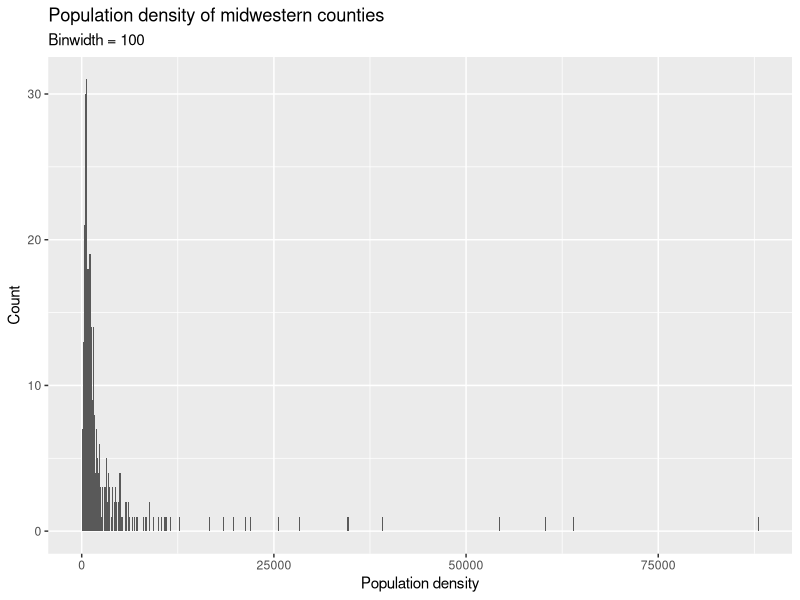
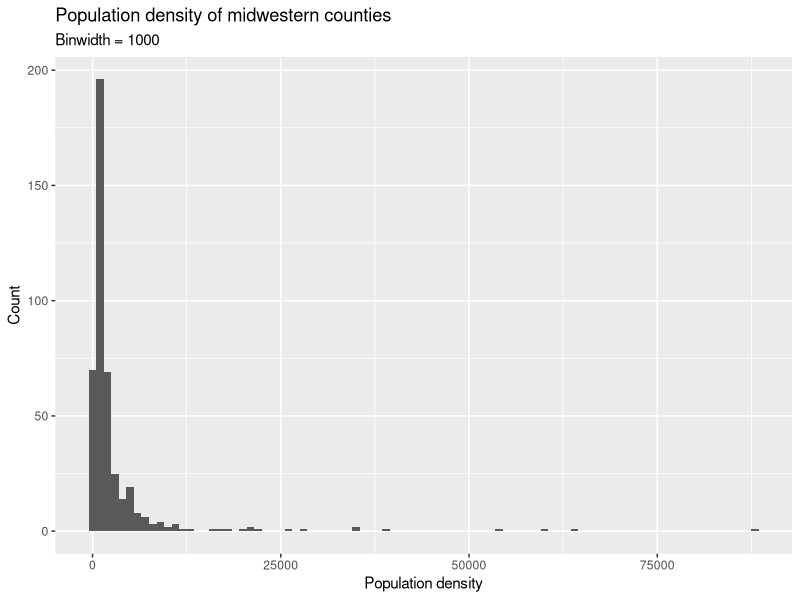
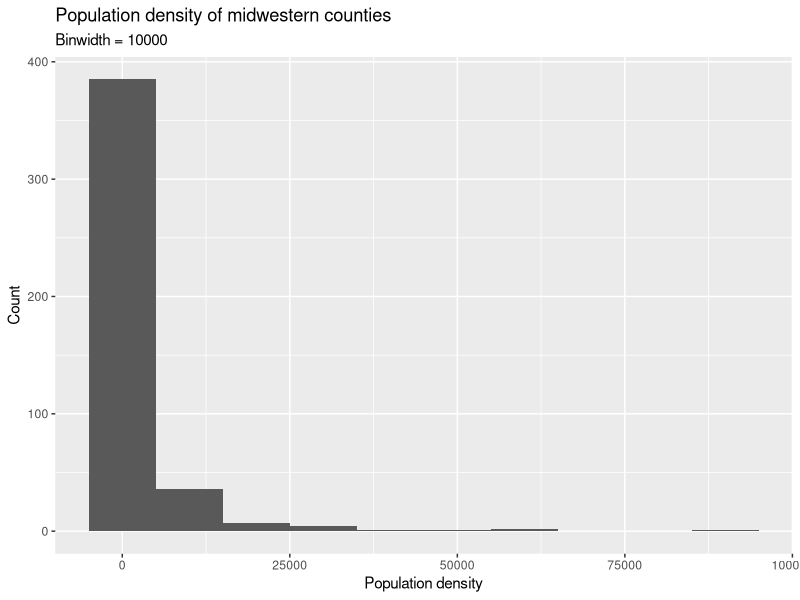
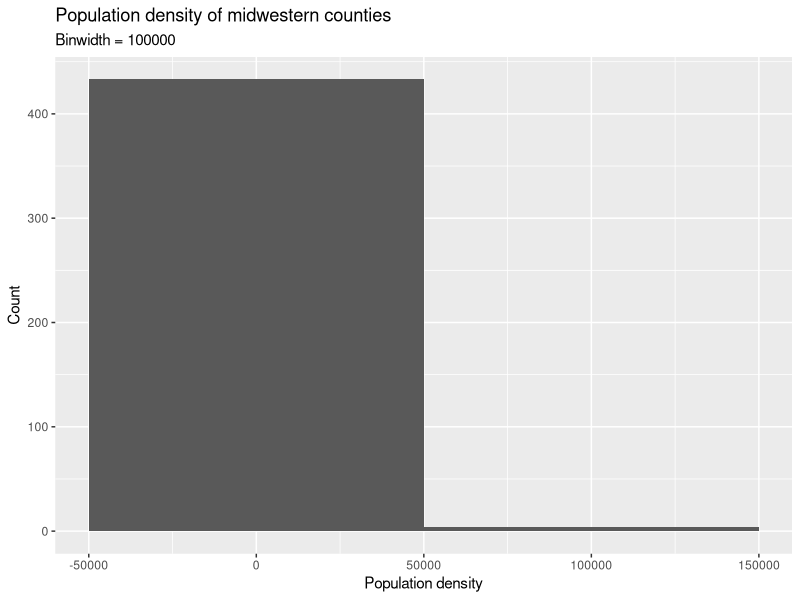
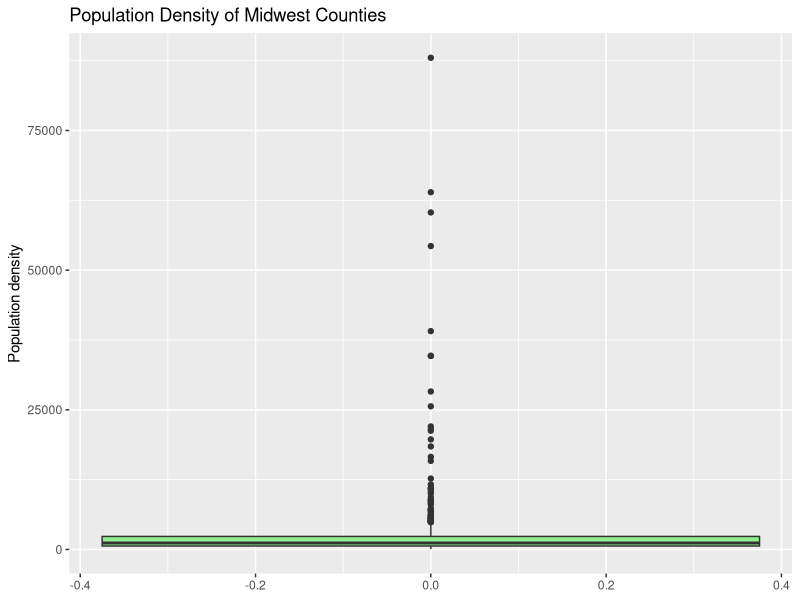
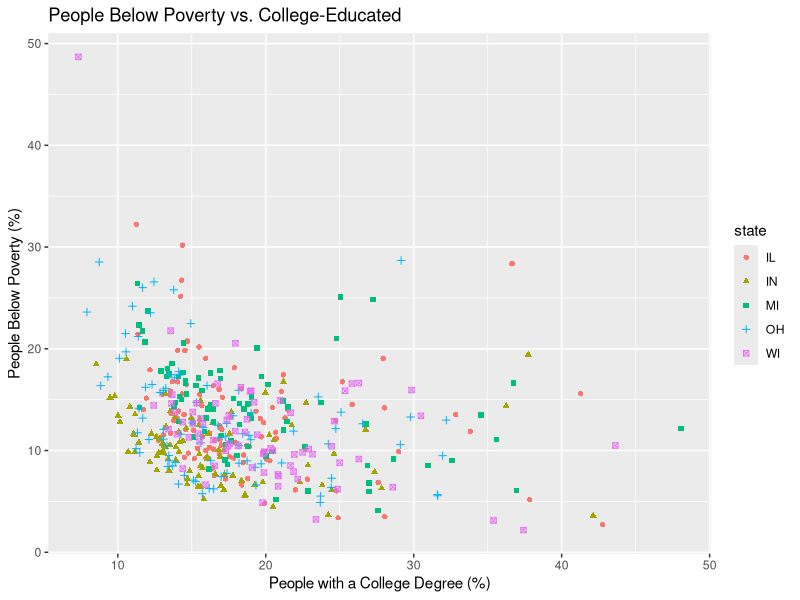
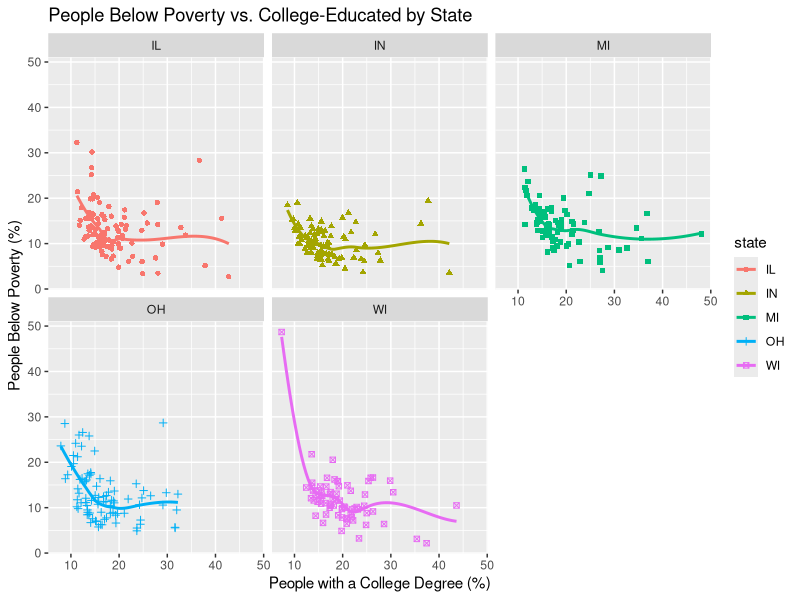
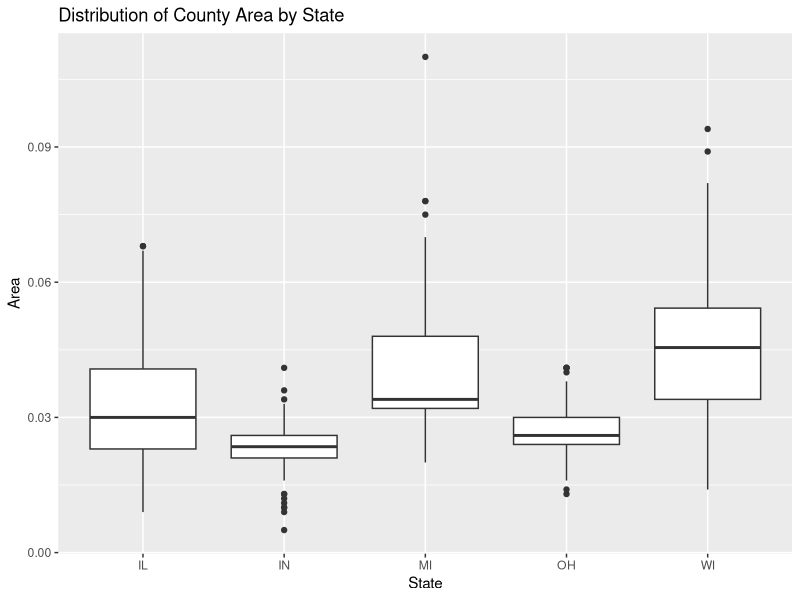

Reproduce these figures in R, in order.
## ---- chunk 1
1 + 1
## ---- chunk 2
#| echo: false
2 * 2
## ---- chunk 3
library(tidyverse)
## ---- chunk 4
ggplot(midwest, aes(x = popdensity)) + 
  geom_histogram(binwidth = 100) + 
  labs(x = "Population density", 
       y = "Count", 
       title = "Population density of midwestern counties",
       subtitle = "Binwidth = 100")
## ---- chunk 5
ggplot(midwest, aes(x = popdensity)) + 
  geom_histogram(binwidth = 1000) + 
  labs(x = "Population density", 
       y = "Count", 
       title = "Population density of midwestern counties",
       subtitle = "Binwidth = 1000")
## ---- chunk 6
ggplot(midwest, aes(x = popdensity)) + 
  geom_histogram(binwidth = 10000) + 
  labs(x = "Population density", 
       y = "Count", 
       title = "Population density of midwestern counties",
       subtitle = "Binwidth = 10000")
## ---- chunk 7
ggplot(midwest, aes(x = popdensity)) + 
  geom_histogram(binwidth = 100000) + 
  labs(x = "Population density", 
       y = "Count", 
       title = "Population density of midwestern counties",
       subtitle = "Binwidth = 100000")
## ---- chunk 8
ggplot(midwest, aes(y = popdensity)) + 
  geom_boxplot(fill = "lightgreen") + 
  labs(
    y = "Population density",
    title = "Population Density of Midwest Counties")
## ---- chunk 9
ggplot(midwest, aes(x = percollege, y = percbelowpoverty, color = state, shape = state)) + 
  geom_point() + 
  labs(
    x = "People with a College Degree (%)", 
    y = "People Below Poverty (%)", 
    title = "People Below Poverty vs. College-Educated")
## ---- chunk 10
ggplot(midwest, aes(x = percollege, y = percbelowpoverty, color = state, shape = state)) + 
  geom_point() + 
  geom_smooth(se = FALSE) + 
  facet_wrap(~state) + 
  labs(
    x = "People with a College Degree (%)", 
    y = "People Below Poverty (%)", 
    title = "People Below Poverty vs. College-Educated by State")
## ---- chunk 11
ggplot(midwest, aes(x = state, y = area)) + 
  geom_boxplot() + 
  labs(
    x = "State", 
    y = "Area",
    title = "Distribution of County Area by State")
